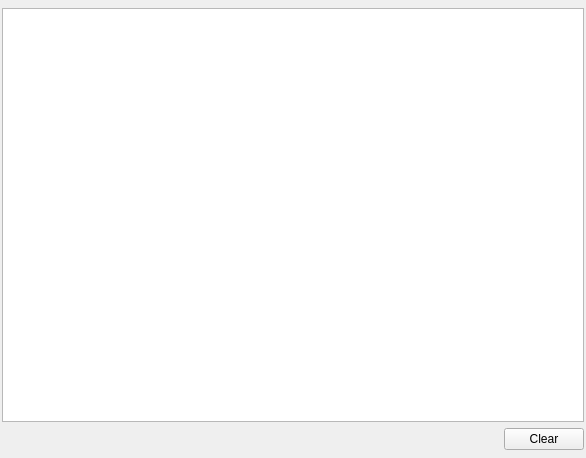
<?xml version="1.0" encoding="UTF-8"?>
<ui version="4.0">
 <class>ConsoleOutput</class>
 <widget class="QWidget" name="ConsoleOutput">
  <property name="windowModality">
   <enum>Qt::NonModal</enum>
  </property>
  <property name="geometry">
   <rect>
    <x>0</x>
    <y>0</y>
    <width>586</width>
    <height>458</height>
   </rect>
  </property>
  <property name="windowTitle">
   <string>Output</string>
  </property>
  <layout class="QVBoxLayout" name="verticalLayout">
   <property name="leftMargin">
    <number>2</number>
   </property>
   <property name="topMargin">
    <number>8</number>
   </property>
   <property name="rightMargin">
    <number>2</number>
   </property>
   <property name="bottomMargin">
    <number>8</number>
   </property>
   <item>
    <widget class="QTextEdit" name="text">
     <property name="enabled">
      <bool>true</bool>
     </property>
     <property name="textInteractionFlags">
      <set>Qt::NoTextInteraction</set>
     </property>
    </widget>
   </item>
   <item>
    <layout class="QHBoxLayout" name="horizontalLayout">
     <property name="spacing">
      <number>6</number>
     </property>
     <item>
      <spacer name="horizontalSpacer">
       <property name="orientation">
        <enum>Qt::Horizontal</enum>
       </property>
       <property name="sizeHint" stdset="0">
        <size>
         <width>40</width>
         <height>20</height>
        </size>
       </property>
      </spacer>
     </item>
     <item>
      <widget class="QPushButton" name="clearButton">
       <property name="text">
        <string>Clear</string>
       </property>
      </widget>
     </item>
    </layout>
   </item>
  </layout>
 </widget>
 <tabstops>
  <tabstop>text</tabstop>
  <tabstop>clearButton</tabstop>
 </tabstops>
 <resources/>
 <connections/>
</ui>
